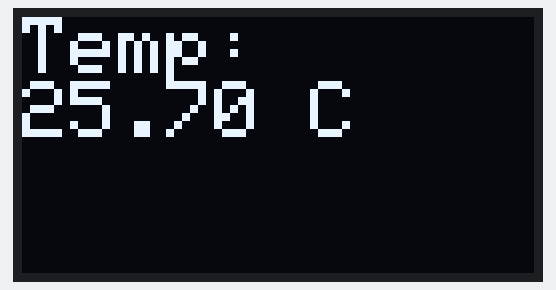
The sketch below on a simulated ESP32. On the bench: 128×64 one-colour display. Random numbers use the default seed unless the sketch sets one.

Above: at 1.1 s.
At 6.1 s:
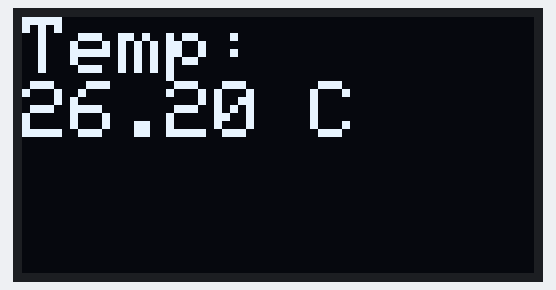
At 11.1 s:
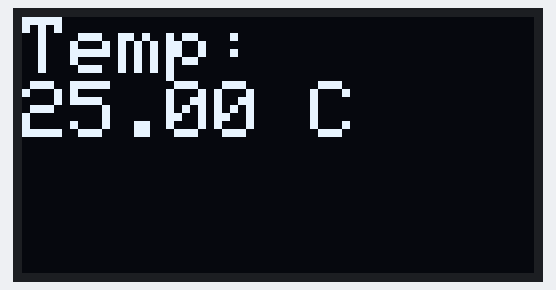
At 22.1 s:
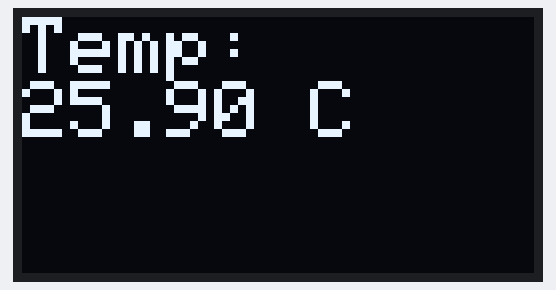
At 30.1 s:
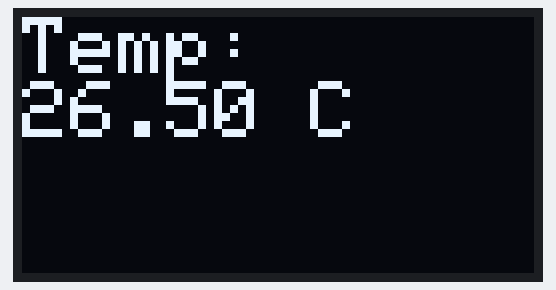
At 39.1 s:
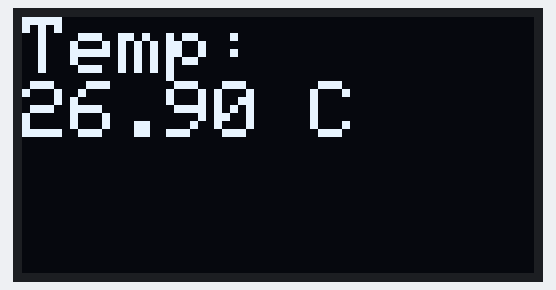

Measured:
- what the display in image 0 shows lasts 1.0 s, from 1.0 s to 2.0 s
- what the display in image 3 shows lasts 2.0 s, from 22.0 s to 24.0 s

The sketch:

010_OLED_Display.ino
```cpp
#include <Wire.h>
#include <Adafruit_GFX.h>
#include <Adafruit_SSD1306.h>

#define SCREEN_WIDTH 128
#define SCREEN_HEIGHT 64

Adafruit_SSD1306 display(SCREEN_WIDTH, SCREEN_HEIGHT, &Wire, -1);

float tempValue = 26.0;
unsigned long lastUpdate = 0;

void setup()
{
  Serial.begin(115200);

  if(!display.begin(SSD1306_SWITCHCAPVCC, 0x3C))
  {
    Serial.println("OLED NOT FOUND!");
    return;
  }

  display.clearDisplay();
  display.display();
}

void loop()
{
  if (millis() - lastUpdate >= 1000)
  {
    lastUpdate = millis();

    tempValue = random(250, 270) / 10.0;

    display.clearDisplay();
    display.setTextSize(2);
    display.setTextColor(SSD1306_WHITE);
    display.setCursor(0, 0);
    display.println("Temp:");
    display.print(tempValue);
    display.println(" C");
    display.display();
  }
}
```
